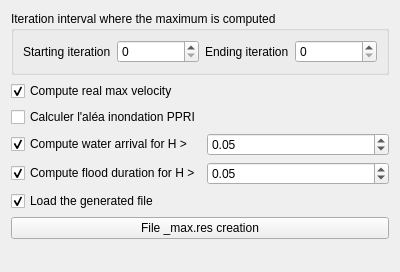
<?xml version="1.0" encoding="UTF-8"?>
<ui version="4.0">
 <class>Export_ExtractMax</class>
 <widget class="QWidget" name="Export_ExtractMax">
  <property name="geometry">
   <rect>
    <x>0</x>
    <y>0</y>
    <width>400</width>
    <height>272</height>
   </rect>
  </property>
  <property name="windowTitle">
   <string>Form</string>
  </property>
  <layout class="QGridLayout" name="gridLayout">
   <item row="4" column="1">
    <widget class="QDoubleSpinBox" name="doubleSpinBox_5">
     <property name="value">
      <double>0.050000000000000</double>
     </property>
    </widget>
   </item>
   <item row="4" column="0">
    <widget class="QCheckBox" name="checkBox_10">
     <property name="text">
      <string>Compute flood duration for H &gt;</string>
     </property>
     <property name="checked">
      <bool>true</bool>
     </property>
    </widget>
   </item>
   <item row="3" column="0">
    <widget class="QCheckBox" name="checkBox_9">
     <property name="text">
      <string>Compute water arrival for H &gt;</string>
     </property>
     <property name="checked">
      <bool>true</bool>
     </property>
    </widget>
   </item>
   <item row="1" column="0">
    <widget class="QCheckBox" name="checkBox_11">
     <property name="text">
      <string>Compute real max velocity</string>
     </property>
     <property name="checked">
      <bool>true</bool>
     </property>
    </widget>
   </item>
   <item row="5" column="0">
    <widget class="QCheckBox" name="checkBox_8">
     <property name="enabled">
      <bool>true</bool>
     </property>
     <property name="text">
      <string>Load the generated file</string>
     </property>
     <property name="checked">
      <bool>true</bool>
     </property>
    </widget>
   </item>
   <item row="6" column="0" colspan="2">
    <widget class="QPushButton" name="pushButton_max_res">
     <property name="text">
      <string>File _max.res creation</string>
     </property>
     <property name="icon">
      <iconset>
       <normaloff>:/plugins/PostTelemac/icons/Play_48x48.png</normaloff>:/plugins/PostTelemac/icons/Play_48x48.png</iconset>
     </property>
    </widget>
   </item>
   <item row="3" column="1">
    <widget class="QDoubleSpinBox" name="doubleSpinBox_4">
     <property name="value">
      <double>0.050000000000000</double>
     </property>
    </widget>
   </item>
   <item row="7" column="0">
    <spacer name="verticalSpacer_4">
     <property name="orientation">
      <enum>Qt::Vertical</enum>
     </property>
     <property name="sizeHint" stdset="0">
      <size>
       <width>20</width>
       <height>64</height>
      </size>
     </property>
    </spacer>
   </item>
   <item row="0" column="0" colspan="2">
    <widget class="QGroupBox" name="groupBox_6">
     <property name="title">
      <string>Iteration interval where the maximum is computed</string>
     </property>
     <layout class="QHBoxLayout" name="horizontalLayout_10">
      <item>
       <widget class="QLabel" name="label_34">
        <property name="text">
         <string>Starting iteration</string>
        </property>
       </widget>
      </item>
      <item>
       <widget class="QSpinBox" name="spinBox_max_start"/>
      </item>
      <item>
       <widget class="QLabel" name="label_35">
        <property name="text">
         <string>Ending iteration</string>
        </property>
       </widget>
      </item>
      <item>
       <widget class="QSpinBox" name="spinBox_max_end"/>
      </item>
     </layout>
    </widget>
   </item>
   <item row="2" column="0">
    <widget class="QCheckBox" name="checkBox_alea">
     <property name="enabled">
      <bool>true</bool>
     </property>
     <property name="text">
      <string>Calculer l'aléa inondation PPRI</string>
     </property>
    </widget>
   </item>
  </layout>
 </widget>
 <resources/>
 <connections/>
</ui>
